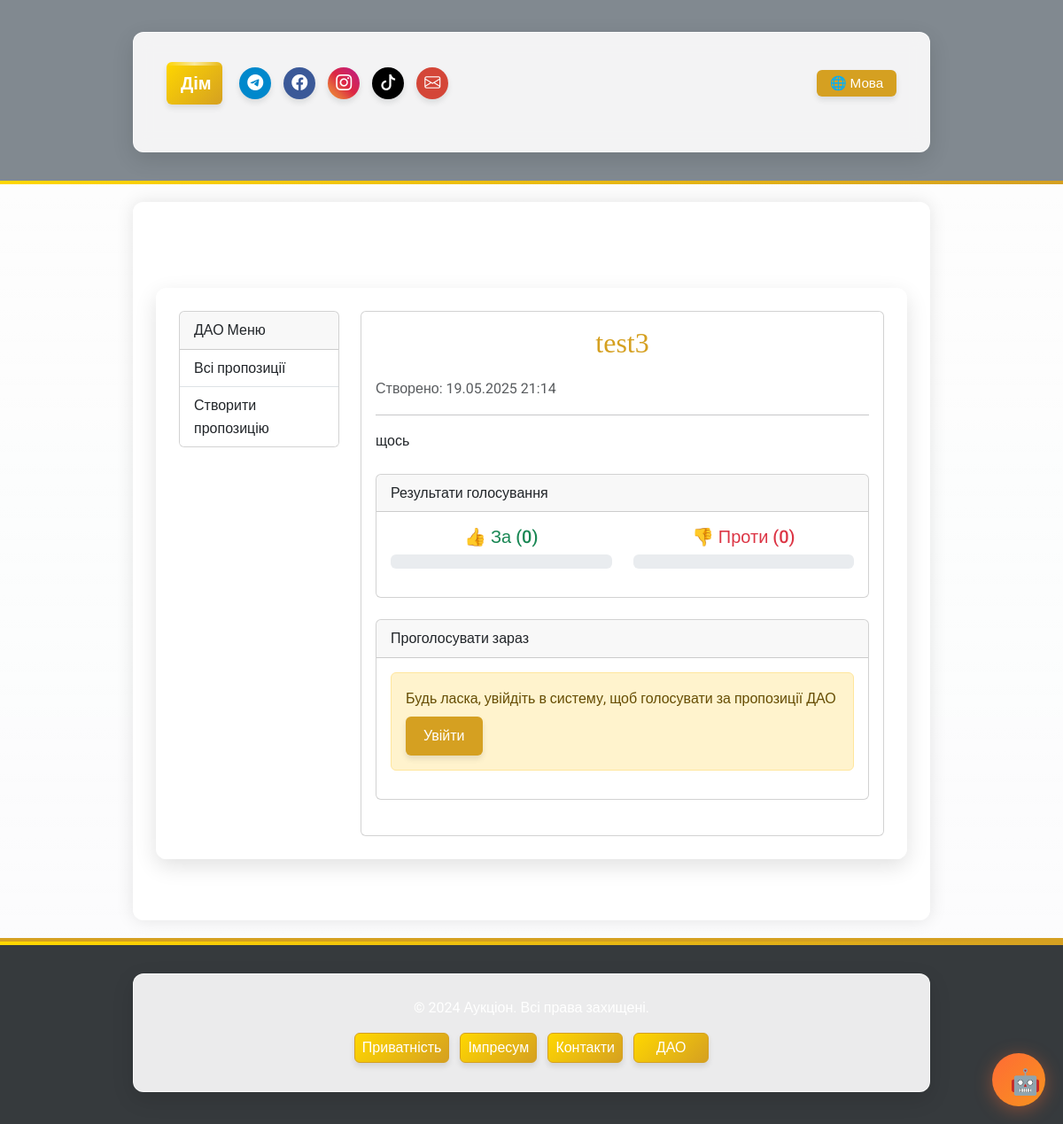
Screenshot of /dao/proposal/1 with the database file from the repository.
### dao/models.py (models this page shows)
class Proposal(db.Model):
    id = db.Column(db.Integer, primary_key=True)
    title = db.Column(db.String(255), nullable=False)
    description = db.Column(db.Text, nullable=False)
    created_at = db.Column(db.DateTime, default=datetime.utcnow)
    votes_for = db.Column(db.Integer, default=0)
    votes_against = db.Column(db.Integer, default=0)
    user_id = db.Column(db.Integer, db.ForeignKey('users.id'), nullable=True)
    creator = db.relationship('User', backref='proposals')

### dao/views.py (the view, shortened to what this page needs)
@dao_bp.route('/proposal/<int:proposal_id>')
def view_proposal(proposal_id):
    lang = session.get('lang', 'ua')
    proposal = Proposal.query.get_or_404(proposal_id)
    has_tokens = False
    already_voted = False
    return render_template('dao/proposal.html',
                         proposal=proposal,
                         lang=lang,
                         ui_text=ui_text,
                         dao_ui=dao_ui,
                         has_tokens=has_tokens,
                         already_voted=already_voted)

### app/utils/i18n_ui.py (called while the page is built)
def ui_text(key, lang):
    return ui_translations.get(key, {}).get(lang, ui_translations.get(key, {}).get('ua', key))

### app/templates/dao/proposal.html (shortened to what this page needs)
{% extends "dao/layout.html" %}
{% block dao_content %}
<div class="mb-4">
    <h2>{{ proposal.title }}</h2>
    <p class="text-muted">{{ dao_ui.created[lang] }}: {{ proposal.created_at.strftime('%d.%m.%Y %H:%M') }}</p>
    <hr>
    <div class="proposal-description mb-4">
        {{ proposal.description|safe }}
    </div>
    <div class="card mb-4">
        <div class="card-header">
            {{ dao_ui.voting_results[lang] }}
        </div>
        <div class="card-body">
            <div class="row">
                <div class="col-md-6">
                    <div class="text-center mb-3">
                        <h5 class="text-success">👍 {{ dao_ui.for[lang] }} ({{ proposal.votes_for }})</h5>
                        <div class="progress">
                            {% set total = proposal.votes_for + proposal.votes_against %}
                            {% set for_percent = (proposal.votes_for / total * 100) if total > 0 else 0 %}
                        </div>
                    </div>
                </div>
                <div class="col-md-6">
                    <div class="text-center mb-3">
                        <h5 class="text-danger">👎 {{ dao_ui.against[lang] }} ({{ proposal.votes_against }})</h5>
                        <div class="progress">
                            {% set against_percent = (proposal.votes_against / total * 100) if total > 0 else 0 %}
                        </div>
                    </div>
                </div>
            </div>
        </div>
    </div>
    <div class="card">
        <div class="card-header">
            {{ dao_ui.vote_now[lang] }}
        </div>
        <div class="card-body">
            {% if current_user.is_authenticated %}
                {% if has_tokens %}
                    {% if already_voted %}
                    <div class="alert alert-info">
                        {% if lang == 'ua' %}
                        Ви вже проголосували за цю пропозицію
                        {% elif lang == 'de' %}
                        Sie haben bereits über diesen Vorschlag abgestimmt
                        {% else %}
                        You have already voted on this proposal
                        {% endif %}
                    </div>
                    {% else %}
                    <form method="post" action="{{ url_for('dao.vote', proposal_id=proposal.id) }}">
                        <div class="d-flex justify-content-between">
                            <button name="vote_type" value="for" type="submit" class="btn btn-success">
                                👍 {{ dao_ui.vote_for[lang] }}
                            </button>
                            <button name="vote_type" value="against" type="submit" class="btn btn-danger">
                                👎 {{ dao_ui.vote_against[lang] }}
                            </button>
                        </div>
                    </form>
                    {% endif %}
                {% else %}
                    <div class="alert alert-warning">
                        {% if lang == 'ua' %}
                        Вам потрібно мати токени AUKTO для голосування за пропозиції ДАО
                        <a href="{{ url_for('token.token_info') }}" class="btn btn-warning mt-2">Отримати токени</a>
                        {% elif lang == 'de' %}
                        Sie benötigen AUKTO-Token, um über DAO-Vorschläge abzustimmen
                        <a href="{{ url_for('token.token_info') }}" class="btn btn-warning mt-2">Token erhalten</a>
                        {% else %}
                        You need to have AUKTO tokens to vote on DAO proposals
                        <a href="{{ url_for('token.token_info') }}" class="btn btn-warning mt-2">Get tokens</a>
                        {% endif %}
                    </div>
                {% endif %}
            {% else %}
                <div class="alert alert-warning">
                    {% if lang == 'ua' %}
                    Будь ласка, увійдіть в систему, щоб голосувати за пропозиції ДАО
                    <a href="{{ url_for('auth.login') }}" class="btn btn-warning mt-2">Увійти</a>
                    {% elif lang == 'de' %}
                    Bitte melden Sie sich an, um über DAO-Vorschläge abzustimmen
                    <a href="{{ url_for('auth.login') }}" class="btn btn-warning mt-2">Anmelden</a>
                    {% else %}
                    Please log in to vote on DAO proposals
                    <a href="{{ url_for('auth.login') }}" class="btn btn-warning mt-2">Log in</a>
                    {% endif %}
                </div>
            {% endif %}
        </div>
    </div>
</div>
{% endblock %}

### app/static/css/custom.css (style rules this page uses)
:root { --main-bg: transparent; --main-color: #d5a021; --secondary-color: #a47449; --neutral-gray: #6c757d; --text-color: #3d3d3d; --accent-blue: #3772ff; --accent-green: #2fb380; --accent-red: #e63946; --accent-purple: #6246ea; --dark-bg: #2b2d42; --dark-secondary: #444857; --dark-text: #edf2f4; --gold-gradient: linear-gradient(135deg, #ffd700, #d5a021); --purple-gradient: linear-gradient(135deg, #6246ea, #a36ae8); --blue-gradient: linear-gradient(135deg, #3772ff, #4da6ff); --card-shadow: 0 8px 24px rgba(0, 0, 0, 0.12); --hover-shadow: 0 12px 28px rgba(0, 0, 0, 0.2); --button-shadow: 0 4px 6px rgba(0, 0, 0, 0.1); --transition-fast: 0.2s ease; --transition-normal: 0.3s ease; --transition-slow: 0.5s ease; }
body { font-family: 'Roboto', sans-serif; background-color: transparent; color: var(--text-color); margin: 0; padding: 0; line-height: 1.6; overflow-x: hidden; transition: background-color var(--transition-normal); position: relative; }
h1, h2, h3 { font-family: 'Playfair Display', serif; color: var(--main-color); text-align: center; margin-bottom: 20px; position: relative; overflow: hidden; }
button, .btn { background-color: var(--main-color); border: none; color: #fff; font-size: 16px; padding: 10px 20px; border-radius: 6px; cursor: pointer; transition: background-color var(--transition-fast), transform var(--transition-fast), box-shadow var(--transition-fast); box-shadow: var(--button-shadow); position: relative; overflow: hidden; z-index: 1; }
.btn::after { content: ""; position: absolute; background: rgba(255, 255, 255, 0.3); border-radius: 50%; width: 100px; height: 100px; opacity: 0; top: 50%; left: 50%; transform: translate(-50%, -50%) scale(0); transition: transform 0.6s, opacity 0.6s; z-index: -1; }
a { color: var(--main-color); text-decoration: none; position: relative; transition: color var(--transition-fast); }

### rows the page displays
Proposal: title "test3", created_at "19.05.2025 21:14", description "щось", votes_for "0", votes_against "0"

### other values shown
{{ ui_text('home', lang) }} "Дім"
{{ ui_text('language', lang) }} "Мова"
{{ dao_ui.menu[lang] }} "ДАО Меню"
{{ dao_ui.all_proposals[lang] }} "Всі пропозиції"
{{ dao_ui.create_proposal[lang] }} "Створити пропозицію"
{{ dao_ui.created[lang] }} "Створено"
{{ dao_ui.voting_results[lang] }} "Результати голосування"
{{ dao_ui.for[lang] }} "За"
{{ dao_ui.against[lang] }} "Проти"
{{ dao_ui.vote_now[lang] }} "Проголосувати зараз"
{{ ui_text('app_name', lang) }} "Аукціон"
{{ ui_text('rights_reserved', lang) }} "Всі права захищені."
{{ ui_text('privacy_policy', lang) }} "Приватність"
{{ ui_text('impressum', lang) }} "Імпресум"
{{ ui_text('contacts', lang) }} "Контакти"
